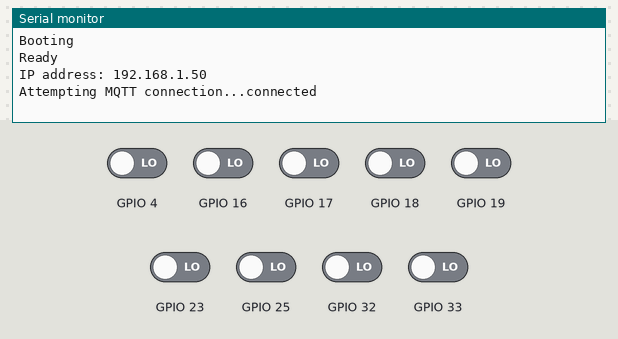
Recording of a sketch running on a simulated ESP32. On the bench: the last lines printed to the serial monitor. The test bench sets the inputs (shaded band); at power-on: GPIO 4, GPIO 16–19, GPIO 23, GPIO 25, GPIO 32, GPIO 33 LOW. WiFi joins after 1.5 s; servers stay silent unless stated; no MQTT or app messages arrive unless stated; not simulated (calls return 0 or success): credentials.h.

Above: at 2.7 s.
2.8 s: GPIO 4 driven HIGH
At 3.5 s:
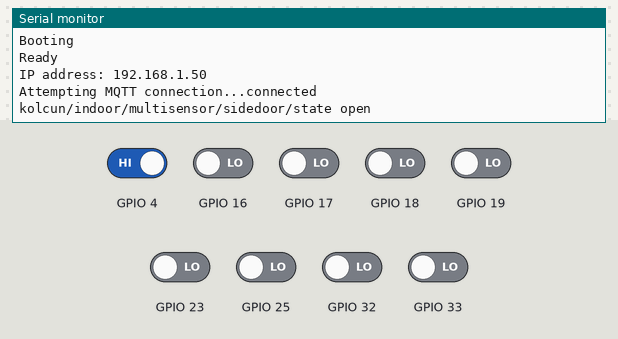
4.4 s: GPIO 16 driven HIGH
At 5.7 s:
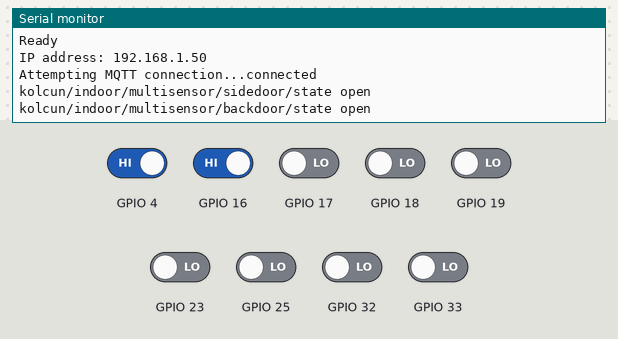
6.0 s: GPIO 17 driven HIGH
At 7.1 s:
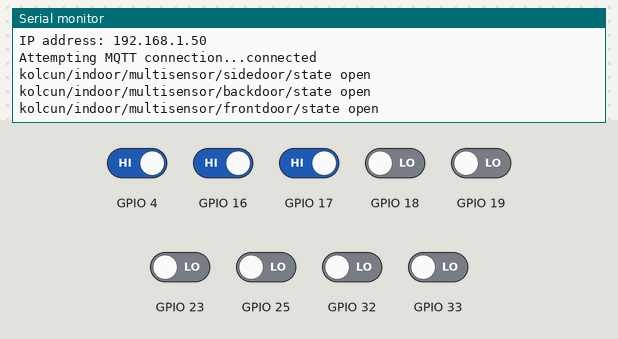
7.6 s: GPIO 18 driven HIGH
At 8.8 s:
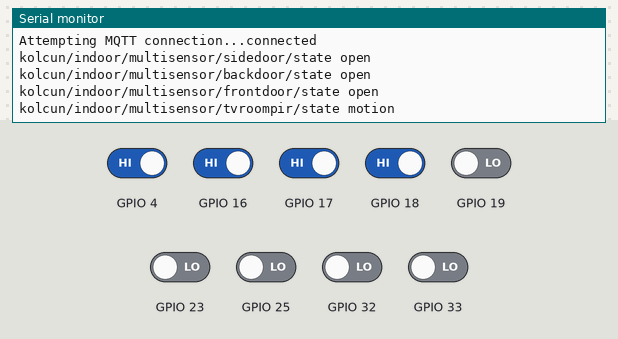
9.9 s: GPIO 19 driven HIGH
At 11.8 s:
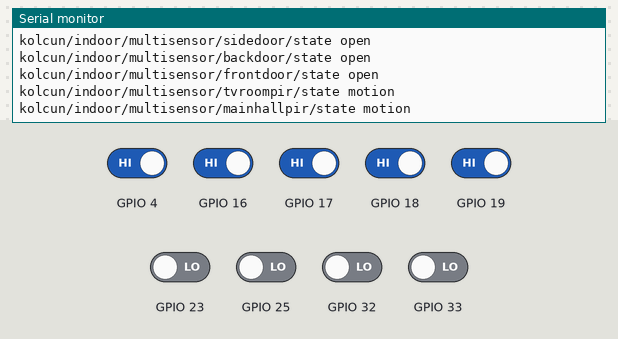
12.2 s: GPIO 23 driven HIGH
At 13.5 s:
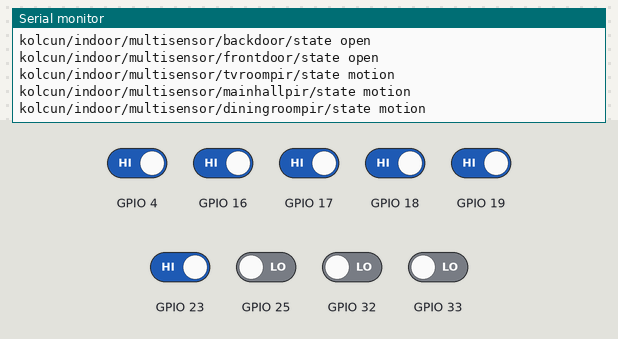

The sketch:

MultiSensor.ino
```cpp
#include <WiFi.h>
#include <ESPmDNS.h>
#include <PubSubClient.h>
#include <WiFiUdp.h>
#include <ArduinoOTA.h>
#include <OneButton.h>
#include "credentials.h"

#define HOSTNAME "multisensor"
#define MQTT_CLIENT_NAME "kolcun/indoor/multisensor"

const char* ssid = WIFI_SSID;
const char* password = WIFI_PASSWD;
const char* overwatchTopic = MQTT_CLIENT_NAME"/overwatch";
const long motionInterval = 1000 * 240; //240 seconds

char charPayload[50];

struct pirSensor {
  const char* topic;
  int timerActive;
  int pirState;
  unsigned long lastSeen;
  int pin;
};

pirSensor pir_diningRoom = {MQTT_CLIENT_NAME"/diningroompir/state", 0, 0, 0, 23};
pirSensor pir_mainHall = {MQTT_CLIENT_NAME"/mainhallpir/state", 0, 0, 0, 19};
pirSensor pir_tvRoom = {MQTT_CLIENT_NAME"/tvroompir/state", 0, 0, 0, 18};
pirSensor pir_upstairsHall = {MQTT_CLIENT_NAME"/upstairshallpir/state", 0, 0, 0, 25};
pirSensor pir_basementHall = {MQTT_CLIENT_NAME"/basementhallpir/state", 0, 0, 0, 32};
pirSensor pir_basementMain = {MQTT_CLIENT_NAME"/basementmainpir/state", 0, 0, 0, 33};

pirSensor *sensors[6] {
  &pir_diningRoom, &pir_mainHall, &pir_tvRoom, &pir_upstairsHall, &pir_basementHall, &pir_basementMain
};

struct contactSensor {
  const char* topic;
  int pin;
};

contactSensor c_frontDoor = {MQTT_CLIENT_NAME"/frontdoor/state", 17};
contactSensor c_backDoor = {MQTT_CLIENT_NAME"/backdoor/state", 16};
contactSensor c_sideDoor = {MQTT_CLIENT_NAME"/sidedoor/state", 4};

WiFiClient wifiClient;
PubSubClient pubSubClient(wifiClient);

//Infrared Logic
// motion occurs
// if timer running
//   reset timer
// if timer not running
//  send ALERT
//  start timer

//timer expires
// send CLEAR
// clear timer

//Infrared sensors
OneButton diningRoomPir(pir_diningRoom.pin, false, false);
OneButton mainHallPir(pir_mainHall.pin, false, false);
OneButton tvRoomPir(pir_tvRoom.pin, false, false);
OneButton upstairsHallPir(pir_upstairsHall.pin, false, false);
OneButton basementHallPir(pir_basementHall.pin, false, false);
OneButton basementMainPir(pir_basementMain.pin, false, false);

//contact closure sensors
OneButton frontDoor(c_frontDoor.pin, false, false);
OneButton backDoor(c_backDoor.pin, false, false);
OneButton sideDoor(c_sideDoor.pin, false, false);


void setup() {
  Serial.begin(115200);
  Serial.println("Booting");

  setupOTA();
  setupMqtt();
  setupButtons();
  setupPinModes();
}

void loop() {
  ArduinoOTA.handle();
  if (!pubSubClient.connected()) {
    reconnect();
  }
  pubSubClient.loop();

  tickButons();
  processPirSensors();
}

void processPirSensors() {
  processSensor(pir_diningRoom);
  processSensor(pir_mainHall);
  processSensor(pir_tvRoom);
  processSensor(pir_upstairsHall);
  processSensor(pir_basementHall);
  processSensor(pir_basementMain);
}


void tickButons() {
  diningRoomPir.tick();
  mainHallPir.tick();
  tvRoomPir.tick();
  upstairsHallPir.tick();
  basementHallPir.tick();
  basementMainPir.tick();
  frontDoor.tick();
  backDoor.tick();
  sideDoor.tick();
}

void processSensor(pirSensor &sensor) {
  unsigned long currentMillis = millis();
  if (sensor.timerActive && currentMillis - sensor.lastSeen >= motionInterval) {
    Serial.print(sensor.topic);
    Serial.println(" clear");
    pubSubClient.publish(sensor.topic, "clear");
    sensor.timerActive = 0;
  }
}

void setupPinModes() {
  pinMode(pir_diningRoom.pin, INPUT_PULLUP);
  pinMode(pir_mainHall.pin, INPUT_PULLUP);
  pinMode(pir_tvRoom.pin, INPUT_PULLUP);
  pinMode(pir_upstairsHall.pin, INPUT_PULLUP);
  pinMode(pir_basementHall.pin, INPUT_PULLUP);
  pinMode(pir_basementMain.pin, INPUT_PULLUP);
  pinMode(c_frontDoor.pin, INPUT_PULLUP);
  pinMode(c_backDoor.pin, INPUT_PULLUP);
  pinMode(c_sideDoor.pin, INPUT_PULLUP);
}

void diningRoomMotionDetected() {

  pir_diningRoom.lastSeen = millis();

  //start timer, send alert
  if (pir_diningRoom.timerActive == 0) {
    pir_diningRoom.timerActive = 1;
    Serial.print(pir_diningRoom.topic);
    Serial.println(" motion");
    Serial.println(pir_diningRoom.timerActive);
    Serial.println(pir_diningRoom.lastSeen);
    pubSubClient.publish(pir_diningRoom.topic, "motion");
  }
}

void setupButtons() {
  diningRoomPir.attachLongPressStart([]() {
    motionDetected(pir_diningRoom);
  });
  mainHallPir.attachLongPressStart([]() {
    motionDetected(pir_mainHall);
  });
  tvRoomPir.attachLongPressStart([]() {
    motionDetected(pir_tvRoom);
  });
  upstairsHallPir.attachLongPressStart([]() {
    motionDetected(pir_upstairsHall);
  });
  basementHallPir.attachLongPressStart([]() {
    motionDetected(pir_basementHall);
  });
  basementMainPir.attachLongPressStart([]() {
    motionDetected(pir_basementMain);
  });


  frontDoor.attachLongPressStart([]() {
    publishOpen(c_frontDoor);
  });
  frontDoor.attachLongPressStop([]() {
    publishClose(c_frontDoor);
  });
  frontDoor.setPressTicks(100);

  backDoor.attachLongPressStart([]() {
    publishOpen(c_backDoor);
  });
  backDoor.attachLongPressStop([]() {
    publishClose(c_backDoor);
  });
  backDoor.setPressTicks(100);

  sideDoor.attachLongPressStart([]() {
    publishOpen(c_sideDoor);
  });
  sideDoor.attachLongPressStop([]() {
    publishClose(c_sideDoor);
  });
  sideDoor.setPressTicks(100);

}

void publishOpen(contactSensor sensor) {
  Serial.print(sensor.topic);
  Serial.println(" open");
  pubSubClient.publish(sensor.topic, "open");
}
void publishClose(contactSensor sensor) {
  Serial.print(sensor.topic);
  Serial.println(" closed");
  pubSubClient.publish(sensor.topic, "closed");
}

void motionDetected(pirSensor &sensor) {
  sensor.lastSeen = millis();

  //start timer, send alert
  if (sensor.timerActive == 0) {
    sensor.timerActive = 1;
    Serial.print(sensor.topic);
    Serial.println(" motion");
    pubSubClient.publish(sensor.topic, "motion");
  }
}


//void mqttCallback(char* topic, byte* payload, unsigned int length) {
//  Serial.print("Message arrived [");
//  String newTopic = topic;
//  Serial.print(topic);
//  Serial.print("] ");
//  payload[length] = '\0';
//  String newPayload = String((char *)payload);
//  int intPayload = newPayload.toInt();
//  Serial.println(newPayload);
//  Serial.println();
//  newPayload.toCharArray(charPayload, newPayload.length() + 1);
//
//}

void setupOTA() {
  WiFi.mode(WIFI_STA);
  WiFi.setHostname(HOSTNAME);
  WiFi.begin(WIFI_SSID, WIFI_PASSWD);
  while (WiFi.waitForConnectResult() != WL_CONNECTED) {
    Serial.println("Wifi Connection Failed! Rebooting...");
    delay(5000);
    ESP.restart();
  }
  ArduinoOTA.setHostname(HOSTNAME);

  ArduinoOTA.onStart([]() {
    String type;
    if (ArduinoOTA.getCommand() == U_FLASH) {
      type = "sketch";
    } else { // U_FS
      type = "filesystem";
    }
    Serial.println("Start updating " + type);
  });
  ArduinoOTA.onEnd([]() {
    Serial.println("\nEnd");
  });
  ArduinoOTA.onProgress([](unsigned int progress, unsigned int total) {
    Serial.printf("Progress: %u%%\r", (progress / (total / 100)));
  });
  ArduinoOTA.onError([](ota_error_t error) {
    Serial.printf("Error[%u]: ", error);
    if (error == OTA_AUTH_ERROR) {
      Serial.println("Auth Failed");
    } else if (error == OTA_BEGIN_ERROR) {
      Serial.println("Begin Failed");
    } else if (error == OTA_CONNECT_ERROR) {
      Serial.println("Connect Failed");
    } else if (error == OTA_RECEIVE_ERROR) {
      Serial.println("Receive Failed");
    } else if (error == OTA_END_ERROR) {
      Serial.println("End Failed");
    }
  });
  ArduinoOTA.begin();
  Serial.println("Ready");
  Serial.print("IP address: ");
  Serial.println(WiFi.localIP());
}

void setupMqtt() {
  pubSubClient.setServer(MQTT_SERVER, 1883);
  //  pubSubClient.setCallback(mqttCallback);
  if (!pubSubClient.connected()) {
    reconnect();
  }
}

void reconnect() {
  bool boot = true;
  int retries = 0;
  while (!pubSubClient.connected()) {
    if (retries < 10) {
      Serial.print("Attempting MQTT connection...");
      // Attempt to connect
      if (pubSubClient.connect(MQTT_CLIENT_NAME, MQTT_USER, MQTT_PASSWD)) {
        Serial.println("connected");
        // Once connected, publish an announcement...
        if (boot == true) {
          pubSubClient.publish(overwatchTopic, "Rebooted");
          boot = false;
        } else {
          pubSubClient.publish(overwatchTopic, "Reconnected");
        }
        //MQTT Subscriptions
      } else {
        Serial.print("failed, rc=");
        Serial.print(pubSubClient.state());
        Serial.println(" try again in 5 seconds");
        retries++;
        // Wait 5 seconds before retrying
        delay(5000);
      }
    }
    else {
      ESP.restart();
    }
  }
}
```

Measured:
- after the input at 2.8 s, the serial monitor: prints a new line after 0.15 s (image 1)
- after the input at 4.4 s, the serial monitor: prints a new line after 0.15 s (image 2)
- after the input at 6.0 s, the serial monitor: prints a new line after 0.15 s (image 3)
- after the input at 7.6 s, the serial monitor: prints a new line after 0.85 s (image 4)
- after the input at 9.9 s, the serial monitor: prints a new line after 0.85 s (image 5)
- after the input at 12.2 s, the serial monitor: prints a new line after 0.85 s (image 6)
